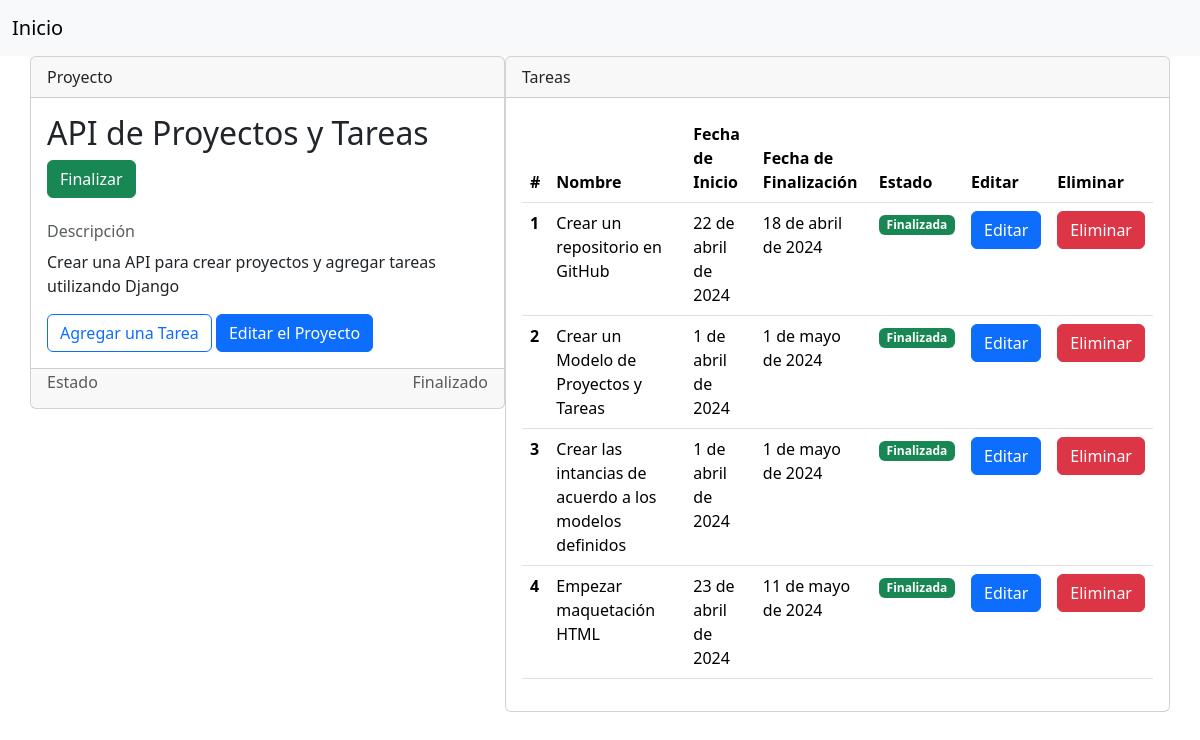
Screenshot of /proyecto/API de Proyectos y Tareas/ with the database file from the repository.
### api_proyectos/models.py (models this page shows)
class Proyectos(models.Model):
    nombre = models.CharField(max_length=250,
                              null=False, blank=False)
    descripcion = models.TextField()
    estado = models.BooleanField(default=False)

class Tarea(models.Model):
    nombre = models.CharField(max_length=250,
                              null=False, blank=False)
    fecha_ini = models.DateField(null=False, blank=False)
    fecha_fin = models.DateField()
    estado = models.BooleanField(default=False)
    proyecto = models.ForeignKey(Proyectos,
                                 on_delete=models.CASCADE,
                                 null=False, blank=False)

### api_proyectos/views.py (the view)
# urls.py: path('proyecto/<str:nombre>/', views.proyecto, name='proyecto'),
def proyecto(request, nombre):
    error_message = request.session.pop('error_message', None)
    error_fecha = request.session.pop('error_fecha', None)
    proyecto = Proyectos.objects.get(nombre=nombre)
    tareas = list(Tarea.objects.filter(proyecto=proyecto.id))
    date_hoy = datetime.now().date()
    for tarea in tareas:
        if tarea.fecha_fin < date_hoy:
            tarea.estado = True
            tarea.save()
    for tarea in tareas:
        if tarea.estado == False:
            proyecto.estado = False
            proyecto.save()
            break
        else:
            proyecto.estado = True
            proyecto.save()
    return render(request, 'proyectos/proyecto.html', {
        'proyecto': proyecto,
        'tareas': tareas,
        'error_message': error_message,
        'error_fecha': error_fecha,
    })

### api_proyectos/templates/proyectos/proyecto.html (shortened to what this page needs)
{% extends 'base.html' %}
{% block content %}
<body>
    <div class="container">
        <div class="row">
            <div class="col-sm-5 p-0">
                <div class="card">
                    <div class="card-header">
                        Proyecto
                    </div>
                    <div class="card-body">
                        <h2 class="card-title">{{proyecto.nombre}}</h2>
                        <button type="button" class="btn btn-success" id="btn_actualizarEstado">Finalizar</button>
                        <h6 class="card-subtitle mb-2 mt-4 text-body-secondary">Descripción</h6>
                        <p class="cart-text">{{proyecto.descripcion}}</p>
                        <div class="">
                            <button type="button" class="btn btn-outline-primary" data-bs-toggle="modal"
                                data-bs-target="#exampleModal">
                                Agregar una Tarea
                            </button>
                            <button type="button" class="btn btn-primary" data-bs-toggle="modal"
                                data-bs-target="#edit_proyect">
                                Editar el Proyecto
                            </button>
                        </div>
                    </div>
                    <div class="card-footer">
                        <div class="row">
                            <div class="col">
                                <h6 class="card-subtitle mb-2 text-body-secondary">Estado</h6>
                            </div>
                            <div class="col text-end">
                                <h6 class="card-subtitle mb-2 text-body-secondary">
                                    {% if proyecto.estado == False %}
                                    Pendiente
                                    {% else %}
                                    Finalizado
                                    {% endif %}
                                </h6>
                            </div>
                        </div>
                    </div>
                </div>
            </div>
            <div class="col-sm-7 p-0">
                <div class="card">
                    <div class="card-header">
                        Tareas
                    </div>
                    <div class="card-body">
                        <table class="table" id="tabla">
                            <thead>
                                <tr>
                                    <th>#</th>
                                    <th>Nombre</th>
                                    <th>Fecha de Inicio</th>
                                    <th>Fecha de Finalización</th>
                                    <th>Estado</th>
                                    <th>Editar</th>
                                    <th>Eliminar</th>
                                </tr>
                            </thead>
                            <tbody>
                                {% for tarea in tareas %}
                                {% with forloop.counter as index %}
                                <tr>
                                    <th>{{index}}</th>
                                    <td>{{tarea.nombre}}</td>
                                    <td>{{tarea.fecha_ini}}</td>
                                    <td>{{tarea.fecha_fin}}</td>
                                    <td>
                                        {% if tarea.estado == False %}
                                        <span class="badge text-bg-warning">
                                            Pendiente
                                        </span>
                                        {% else %}
                                        <span class="badge text-bg-success">
                                            Finalizada
                                        </span>
                                        {% endif %}
                                    </td>
                                    <td>
                                        <a href="{% url 'tarea' tarea.id %}" class="btn btn-primary">Editar</a>
                                    </td>
                                    <td>
                                        <a href="{% url 'eliminarTarea' proyecto.nombre tarea.id %}"
                                            class="btn btn-danger">Eliminar</a>
                                    </td>
                                </tr>
                                {% endwith %}
                                {% endfor %}
                            </tbody>
                        </table>
                    </div>
                </div>
            </div>
        </div>
    </div>
</body>
{% endblock %}

### rows the page displays
Proyectos: nombre "API de Proyectos y Tareas", descripcion "Crear una API para crear proyectos y agregar tareas utilizando Django"
Tarea: index "1", nombre "Crear un repositorio en GitHub", fecha_ini "22 de abril de 2024", fecha_fin "18 de abril de 2024", estado "Finalizada"
Tarea: id "2", nombre "Crear un Modelo de Proyectos y Tareas", fecha_ini "1 de abril de 2024", fecha_fin "1 de mayo de 2024", estado "Finalizada"
Tarea: id "3", nombre "Crear las intancias de acuerdo a los modelos definidos", fecha_ini "1 de abril de 2024", fecha_fin "1 de mayo de 2024", estado "Finalizada"
Tarea: index "4", nombre "Empezar maquetación HTML", fecha_ini "23 de abril de 2024", fecha_fin "11 de mayo de 2024", estado "Finalizada"
